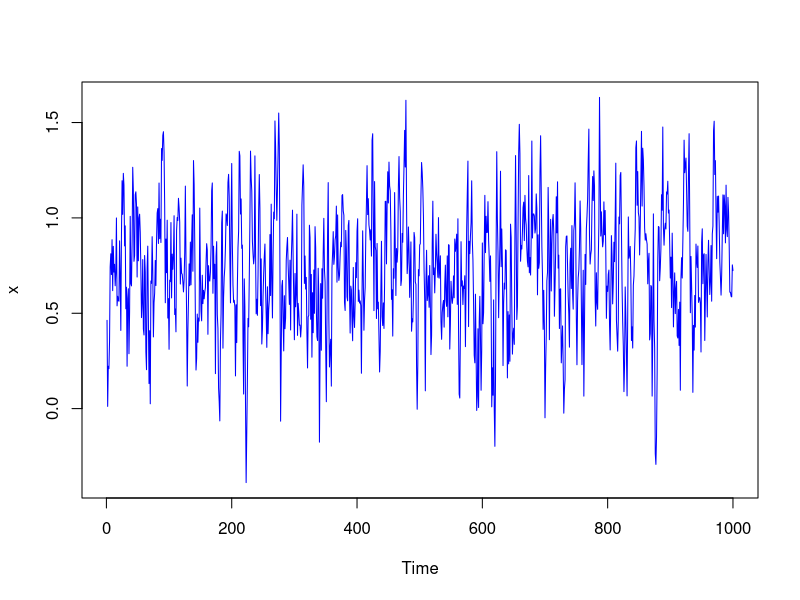
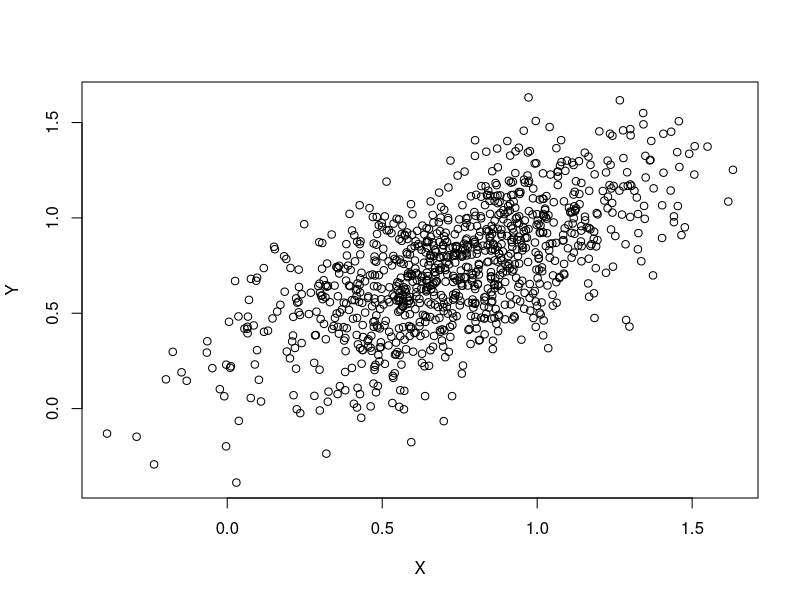

Reproduce these figures in R, in order.
## ---- chunk 1

## ---- chunk 2
mu=0.25
a=0.65
b=0.25
x=c()
x[1]=0
N=1100
for  (i in 1:N){
  x[i+1]=mu + a*x[i] + b*rnorm(1)
}

x=tail(x,1000)
y=head(x, 1000)
ts.plot(x,col="blue")
## ---- chunk 3
X=head(x, length(x)-1)
Y=tail(x, length(x)-1)

df=data.frame(X,Y)

plot(Y~X, df)
# creation du modele lineaire

reglin=lm(Y~X)

summary(reglin)




